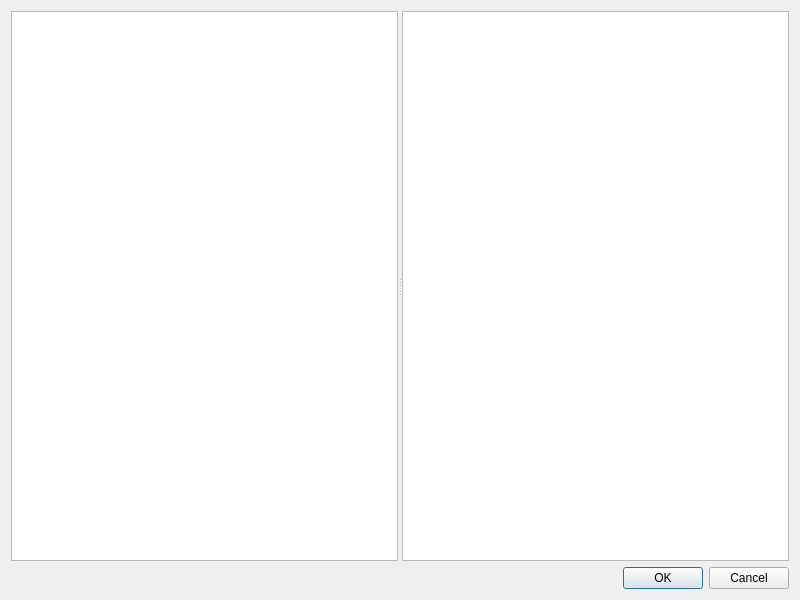
<?xml version="1.0" encoding="UTF-8"?>
<ui version="4.0">
 <class>ChangelogWidget</class>
 <widget class="QWidget" name="ChangelogWidget">
  <property name="geometry">
   <rect>
    <x>0</x>
    <y>0</y>
    <width>800</width>
    <height>600</height>
   </rect>
  </property>
  <property name="windowTitle">
   <string>Patch Creator</string>
  </property>
  <layout class="QVBoxLayout" name="verticalLayout">
   <item>
    <widget class="QSplitter" name="splitter">
     <property name="orientation">
      <enum>Qt::Orientation::Horizontal</enum>
     </property>
     <widget class="QTreeView" name="treeView"/>
     <widget class="QPlainTextEdit" name="plainTextEdit"/>
    </widget>
   </item>
   <item>
    <widget class="QDialogButtonBox" name="buttonBox">
     <property name="orientation">
      <enum>Qt::Orientation::Horizontal</enum>
     </property>
     <property name="standardButtons">
      <set>QDialogButtonBox::StandardButton::Cancel|QDialogButtonBox::StandardButton::Ok</set>
     </property>
     <property name="centerButtons">
      <bool>false</bool>
     </property>
    </widget>
   </item>
  </layout>
 </widget>
 <resources/>
 <connections/>
</ui>
